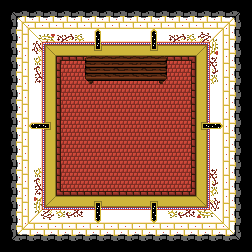

Tiled map render using the project's own tile images. Description and the whole map definition, tile-layer contents included, below:
An orthogonal 9x9 tile map with 28x28 px tiles, 3 tile layers (Ground, Walls, Furniture) and 1 object (Player Spawn).

<map version="1.5" tiledversion="1.6.0" orientation="orthogonal" renderorder="right-down" width="9" height="9" tilewidth="28" tileheight="28" infinite="0" nextlayerid="5" nextobjectid="2">
 <tileset firstgid="1" name="castle_sheet" tilewidth="28" tileheight="28" spacing="2" margin="1" tilecount="104" columns="8">
  <image source="castle_sheet.png" width="240" height="390" />
 </tileset>
 <layer id="1" name="Ground" width="9" height="9">
  <properties>
   <property name="collides" type="bool" value="false" />
  </properties>
  <data encoding="csv">
0,0,0,0,0,0,0,0,0,
0,0,0,0,0,0,0,0,0,
0,0,73,69,69,69,76,0,0,
0,0,70,77,77,77,72,0,0,
0,0,70,77,77,77,72,0,0,
0,0,70,77,77,77,72,0,0,
0,0,74,71,71,71,75,0,0,
0,0,0,0,0,0,0,0,0,
0,0,0,0,0,0,0,0,0
</data>
 </layer>
 <layer id="2" name="Walls" width="9" height="9">
  <properties>
   <property name="collides" type="bool" value="true" />
  </properties>
  <data encoding="csv">
61,57,57,57,57,57,57,57,64,
58,29,17,5,1,5,17,32,60,
58,18,0,0,0,0,0,20,60,
58,2,0,0,0,0,0,4,60,
58,6,0,0,0,0,0,8,60,
58,2,0,0,0,0,0,4,60,
58,18,0,0,0,0,0,20,60,
58,30,19,7,3,7,19,31,60,
62,59,59,59,59,59,59,59,63
</data>
 </layer>
 <layer id="3" name="Furniture" width="9" height="9">
  <properties>
   <property name="collides" type="bool" value="true" />
  </properties>
  <data encoding="csv">
0,0,0,0,0,0,0,0,0,
0,0,0,0,0,0,0,0,0,
0,0,0,83,81,82,0,0,0,
0,0,0,0,0,0,0,0,0,
0,0,0,0,0,0,0,0,0,
0,0,0,0,0,0,0,0,0,
0,0,0,0,0,0,0,0,0,
0,0,0,0,0,0,0,0,0,
0,0,0,0,0,0,0,0,0
</data>
 </layer>
 <objectgroup id="4" name="Objects">
  <object id="1" name="Player Spawn" x="126" y="163.333">
   <point />
  </object>
 </objectgroup>
</map>